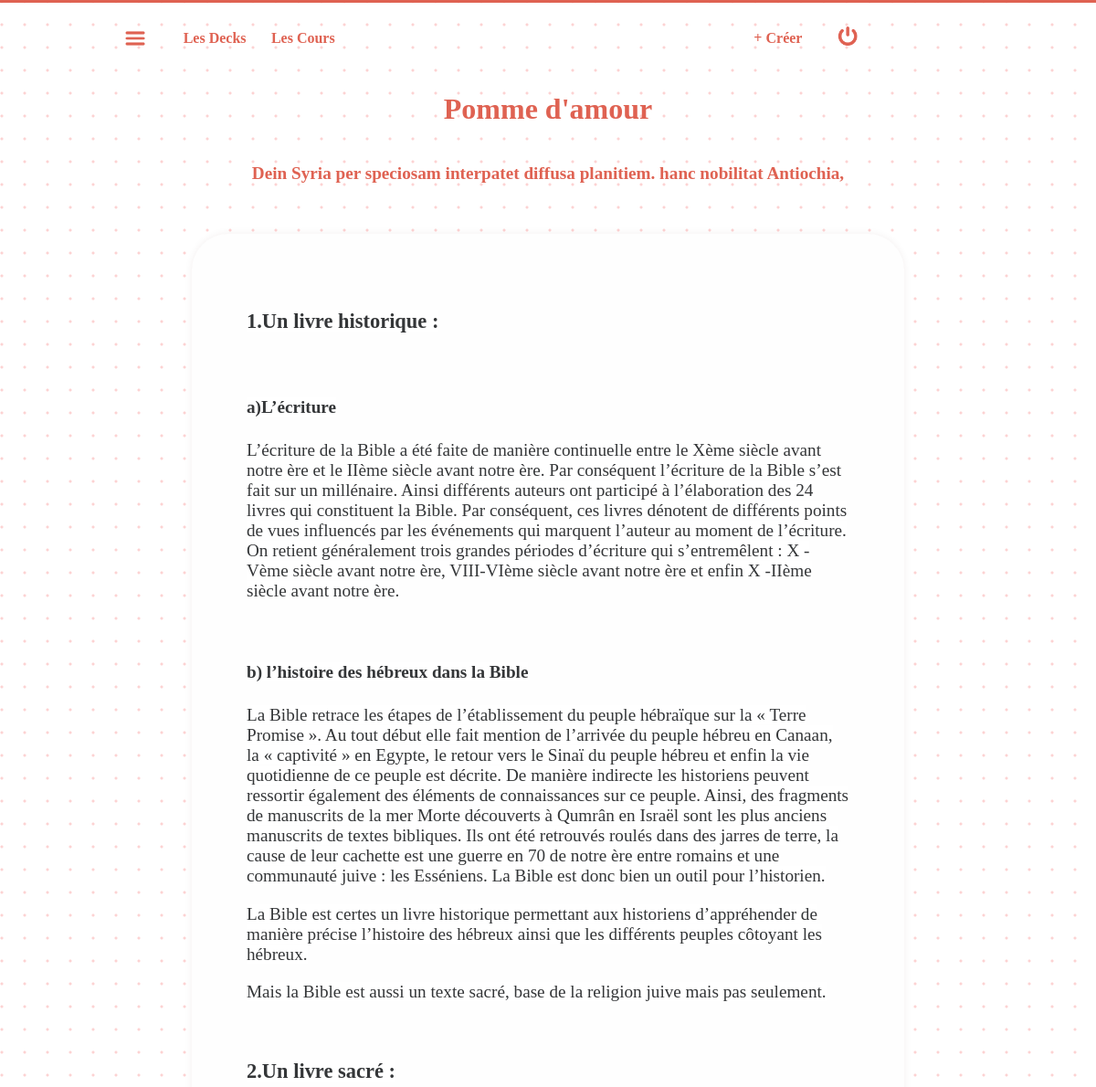
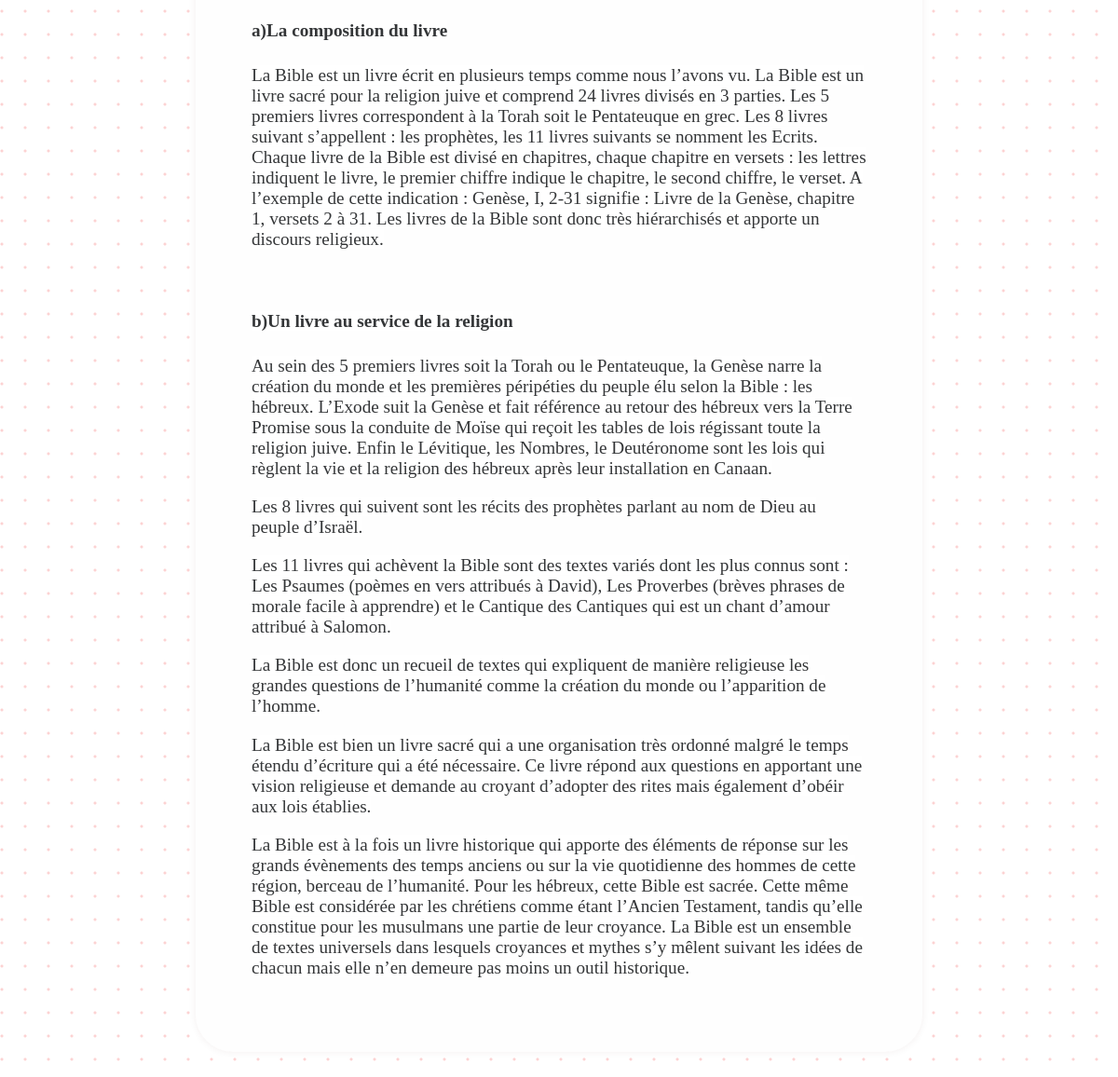
/class.php?idCours=3 (signed in), run on the app's committed database (2 pictures, top to bottom).
### tables this page shows
CREATE TABLE `unicard_classes` (
  `id` smallint(5) UNSIGNED NOT NULL,
  `title` varchar(255) NOT NULL,
  `description` varchar(255) NOT NULL,
  `text` longtext,
  `author` smallint(5) UNSIGNED NOT NULL
);

### actions/getCoursInfo.php (called while the page is built)
<?php
require("database.php");
    $getInfoCours = $bdd->prepare('SELECT * FROM unicard_classes WHERE id = ?');
    $getInfoCours->execute([$_GET['idCours']]);
?>

### class.php (the view, shortened to what this page needs)
<?php
    require('actions/searchCours.php');
    require('actions/getCoursInfo.php');
?>
<!DOCTYPE html>
<html lang="en">
<head>
    <link rel="stylesheet" href="styles/style.css">
</head>
<body>
    <?php require_once('includes/nav.php')?>
    <?php while($InfoCours = $getInfoCours->fetch()){
        ?>
        <div id="infoCours">
            <h1><?= $InfoCours['title']?></h1>
            <p><?= $InfoCours['description']?></p>
            <div>
                <?= $InfoCours['text']?>
            </div>
        </div>
    <?php
    }
    ?>
</body>
</html>

### styles/style.css (style rules this page uses)
html, body { margin: 0; padding: 0; }
body { --d: 2px; background : radial-gradient( circle at var(--d) var(--d), #f002022d calc(var(--d) - 1px), #0000 var(--d) ) 0 0 / 25px 25px; }
* { transition: .8s; box-sizing: border-box; font-family: 'Montserrat'; }
#infoCours { width: 100%; min-height: 100dvh; display: flex; flex-direction: column; justify-content: flex-start; align-items: center; color: #DF6252 !important; }
#infoCours > p { font-weight: bold; font-size: 1.2rem; }
#infoCours > div { width: 65%; padding: 5%; margin: 3% 0; background-color: #fefefe; border-radius: 5dvh; font-size: 1.2rem; box-shadow: 0 0 1dvh rgba(78, 4, 4, 0.065); }

### data on the page
unicard_classes: title "Pomme d'amour", description "Dein Syria per speciosam interpatet diffusa planitiem. hanc nobilitat Antiochia,", text "1.Un livre historique : a)L’écriture L’écriture de la Bible a été faite de manière continuelle entre le Xème siècle avant notre ère et le IIème siècle avant notre ère. Par conséquent l’écriture de la Bible s’est fait sur un millénaire. Ainsi différents auteurs ont participé à l’élaboration des 24 livres qui constituent la Bible. Par conséquent, ces livres dénotent de différents points de vues influencés par les événements qui marquent l’auteur au moment de l’écriture. On retient généralement trois grandes périodes d’écriture qui s’entremêlent : X -Vème siècle avant notre ère, VIII-VIème siècle avant notre ère et enfin X -IIème siècle avant notre ère. b) l’histoire des hébreux dans la Bible…"
